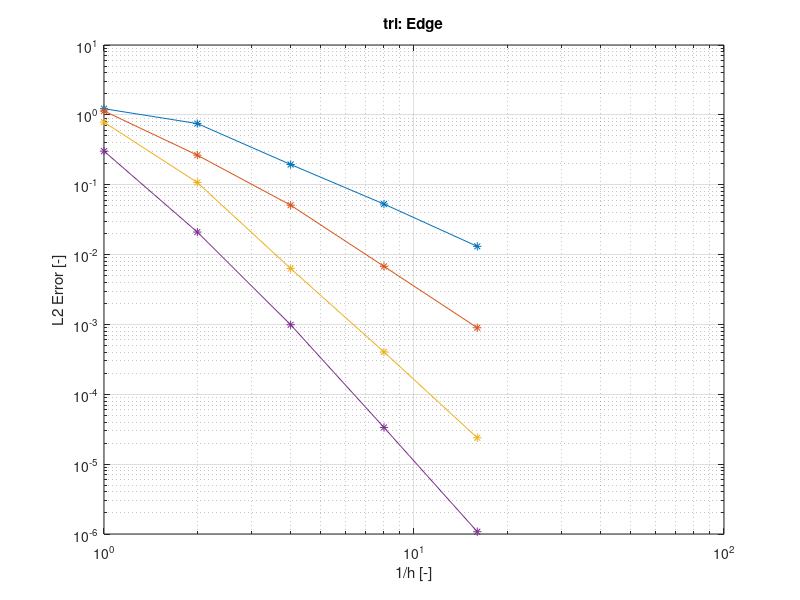

Here is the MATLAB script that generated this plot:
close all;
clear all;

h = [1, 0.5, 0.25, 0.125, 0.0625];
p = [1:4];

l2 = ...
    [...
        +1.224839e+00 , +7.506745e-01 , +1.947692e-01 , +5.290998e-02 , +1.310630e-02 ; ...
        +1.136486e+00 , +2.649562e-01 , +5.094337e-02 , +6.781482e-03 , +8.954483e-04 ; ...
        +7.863819e-01 , +1.076230e-01 , +6.312907e-03 , +4.039742e-04 , +2.384884e-05 ; ...
        +3.025262e-01 , +2.100662e-02 , +9.893349e-04 , +3.352325e-05 , +1.078586e-06 ; ...
    ];

P = size(p, 2);
H = size(h, 2);

delta = zeros(P, H - 1);

for i = 1:H-1
  delta(:, i) = ...
    (log10(l2(:, i + 1)) - log10(l2(:, i))) / ...
    (log10(1/h(i + 1))   - log10(1/h(i)));
end

delta

figure;
loglog(1./h, l2', '-*');
grid;
title('tri: Edge');

xlabel('1/h [-]');
ylabel('L2 Error [-]');
